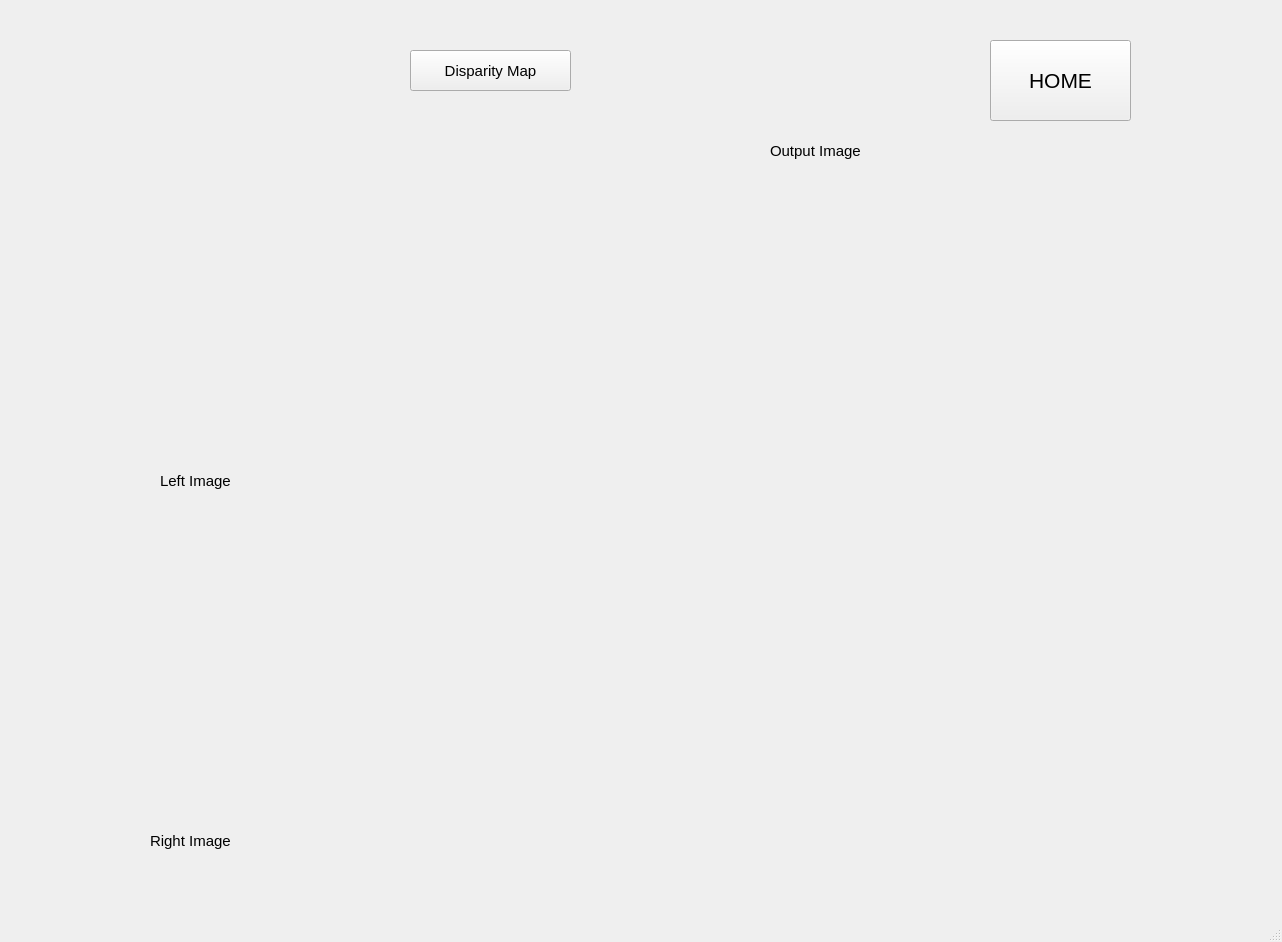
<?xml version="1.0" encoding="UTF-8"?>
<ui version="4.0">
 <class>MainWindow</class>
 <widget class="QMainWindow" name="MainWindow">
  <property name="geometry">
   <rect>
    <x>0</x>
    <y>0</y>
    <width>1282</width>
    <height>942</height>
   </rect>
  </property>
  <property name="windowTitle">
   <string>MainWindow</string>
  </property>
  <widget class="QWidget" name="centralwidget">
   <widget class="QStackedWidget" name="stackedWidget">
    <property name="geometry">
     <rect>
      <x>-40</x>
      <y>-10</y>
      <width>1311</width>
      <height>901</height>
     </rect>
    </property>
    <property name="font">
     <font>
      <pointsize>11</pointsize>
     </font>
    </property>
    <property name="currentIndex">
     <number>1</number>
    </property>
    <widget class="QWidget" name="page">
     <widget class="QLabel" name="label_4">
      <property name="geometry">
       <rect>
        <x>460</x>
        <y>100</y>
        <width>401</width>
        <height>81</height>
       </rect>
      </property>
      <property name="font">
       <font>
        <pointsize>17</pointsize>
       </font>
      </property>
      <property name="text">
       <string>(Computer Vision and Deep Learning)</string>
      </property>
     </widget>
     <widget class="QPushButton" name="pushButton_image_2">
      <property name="geometry">
       <rect>
        <x>400</x>
        <y>390</y>
        <width>171</width>
        <height>71</height>
       </rect>
      </property>
      <property name="text">
       <string>2. Augmented Reality</string>
      </property>
     </widget>
     <widget class="QLabel" name="label_5">
      <property name="geometry">
       <rect>
        <x>500</x>
        <y>250</y>
        <width>81</width>
        <height>41</height>
       </rect>
      </property>
      <property name="font">
       <font>
        <pointsize>15</pointsize>
       </font>
      </property>
      <property name="text">
       <string>張軍斌</string>
      </property>
     </widget>
     <widget class="QLabel" name="label_6">
      <property name="geometry">
       <rect>
        <x>610</x>
        <y>250</y>
        <width>81</width>
        <height>41</height>
       </rect>
      </property>
      <property name="font">
       <font>
        <pointsize>15</pointsize>
       </font>
      </property>
      <property name="text">
       <string>資工所</string>
      </property>
     </widget>
     <widget class="QPushButton" name="pushButton_image_5">
      <property name="geometry">
       <rect>
        <x>970</x>
        <y>390</y>
        <width>171</width>
        <height>71</height>
       </rect>
      </property>
      <property name="text">
       <string>5.</string>
      </property>
     </widget>
     <widget class="QPushButton" name="pushButton_image_1">
      <property name="geometry">
       <rect>
        <x>210</x>
        <y>390</y>
        <width>171</width>
        <height>71</height>
       </rect>
      </property>
      <property name="text">
       <string>1. Camera Calibration</string>
      </property>
     </widget>
     <widget class="QLabel" name="label">
      <property name="geometry">
       <rect>
        <x>590</x>
        <y>170</y>
        <width>141</width>
        <height>51</height>
       </rect>
      </property>
      <property name="font">
       <font>
        <pointsize>18</pointsize>
       </font>
      </property>
      <property name="text">
       <string>Homework 1
</string>
      </property>
     </widget>
     <widget class="QLabel" name="label_2">
      <property name="geometry">
       <rect>
        <x>710</x>
        <y>250</y>
        <width>111</width>
        <height>41</height>
       </rect>
      </property>
      <property name="font">
       <font>
        <pointsize>15</pointsize>
       </font>
      </property>
      <property name="text">
       <string>P78083025</string>
      </property>
     </widget>
     <widget class="QPushButton" name="pushButton_image_3">
      <property name="geometry">
       <rect>
        <x>590</x>
        <y>390</y>
        <width>171</width>
        <height>71</height>
       </rect>
      </property>
      <property name="text">
       <string>3. Stereo Disparity Map</string>
      </property>
     </widget>
     <widget class="QPushButton" name="pushButton_image_4">
      <property name="geometry">
       <rect>
        <x>780</x>
        <y>390</y>
        <width>171</width>
        <height>71</height>
       </rect>
      </property>
      <property name="text">
       <string>4. SIFT</string>
      </property>
     </widget>
     <widget class="QLabel" name="label_3">
      <property name="geometry">
       <rect>
        <x>500</x>
        <y>20</y>
        <width>321</width>
        <height>151</height>
       </rect>
      </property>
      <property name="font">
       <font>
        <pointsize>26</pointsize>
       </font>
      </property>
      <property name="text">
       <string>電腦視覺與深度學習
</string>
      </property>
     </widget>
    </widget>
    <widget class="QWidget" name="page_3">
     <widget class="QPushButton" name="pushButton_image_12">
      <property name="geometry">
       <rect>
        <x>450</x>
        <y>60</y>
        <width>161</width>
        <height>41</height>
       </rect>
      </property>
      <property name="text">
       <string>Disparity Map</string>
      </property>
     </widget>
     <widget class="QPushButton" name="pushButton_image_13">
      <property name="geometry">
       <rect>
        <x>1030</x>
        <y>50</y>
        <width>141</width>
        <height>81</height>
       </rect>
      </property>
      <property name="font">
       <font>
        <pointsize>16</pointsize>
       </font>
      </property>
      <property name="text">
       <string>HOME</string>
      </property>
     </widget>
     <widget class="QLabel" name="label_inputimage_4">
      <property name="geometry">
       <rect>
        <x>450</x>
        <y>190</y>
        <width>800</width>
        <height>700</height>
       </rect>
      </property>
      <property name="font">
       <font>
        <family>Times New Roman</family>
        <pointsize>12</pointsize>
        <weight>75</weight>
        <bold>true</bold>
       </font>
      </property>
      <property name="autoFillBackground">
       <bool>true</bool>
      </property>
      <property name="frameShadow">
       <enum>QFrame::Plain</enum>
      </property>
      <property name="text">
       <string/>
      </property>
     </widget>
     <widget class="QLabel" name="label_inputimage_8">
      <property name="geometry">
       <rect>
        <x>120</x>
        <y>170</y>
        <width>255</width>
        <height>300</height>
       </rect>
      </property>
      <property name="font">
       <font>
        <family>Times New Roman</family>
        <pointsize>12</pointsize>
        <weight>75</weight>
        <bold>true</bold>
       </font>
      </property>
      <property name="autoFillBackground">
       <bool>true</bool>
      </property>
      <property name="frameShadow">
       <enum>QFrame::Plain</enum>
      </property>
      <property name="text">
       <string/>
      </property>
     </widget>
     <widget class="QLabel" name="label_inputimage_9">
      <property name="geometry">
       <rect>
        <x>120</x>
        <y>520</y>
        <width>255</width>
        <height>300</height>
       </rect>
      </property>
      <property name="font">
       <font>
        <family>Times New Roman</family>
        <pointsize>12</pointsize>
        <weight>75</weight>
        <bold>true</bold>
       </font>
      </property>
      <property name="autoFillBackground">
       <bool>true</bool>
      </property>
      <property name="frameShadow">
       <enum>QFrame::Plain</enum>
      </property>
      <property name="text">
       <string/>
      </property>
     </widget>
     <widget class="QLabel" name="label_input_6">
      <property name="enabled">
       <bool>true</bool>
      </property>
      <property name="geometry">
       <rect>
        <x>200</x>
        <y>470</y>
        <width>101</width>
        <height>41</height>
       </rect>
      </property>
      <property name="layoutDirection">
       <enum>Qt::RightToLeft</enum>
      </property>
      <property name="autoFillBackground">
       <bool>false</bool>
      </property>
      <property name="locale">
       <locale language="Chinese" country="China"/>
      </property>
      <property name="text">
       <string>Left Image</string>
      </property>
      <property name="textFormat">
       <enum>Qt::AutoText</enum>
      </property>
      <property name="scaledContents">
       <bool>false</bool>
      </property>
      <property name="wordWrap">
       <bool>false</bool>
      </property>
     </widget>
     <widget class="QLabel" name="label_input_7">
      <property name="enabled">
       <bool>true</bool>
      </property>
      <property name="geometry">
       <rect>
        <x>190</x>
        <y>830</y>
        <width>101</width>
        <height>41</height>
       </rect>
      </property>
      <property name="layoutDirection">
       <enum>Qt::RightToLeft</enum>
      </property>
      <property name="autoFillBackground">
       <bool>false</bool>
      </property>
      <property name="locale">
       <locale language="Chinese" country="China"/>
      </property>
      <property name="text">
       <string>Right Image</string>
      </property>
      <property name="textFormat">
       <enum>Qt::AutoText</enum>
      </property>
      <property name="scaledContents">
       <bool>false</bool>
      </property>
      <property name="wordWrap">
       <bool>false</bool>
      </property>
     </widget>
     <widget class="QLabel" name="label_input_9">
      <property name="enabled">
       <bool>true</bool>
      </property>
      <property name="geometry">
       <rect>
        <x>810</x>
        <y>140</y>
        <width>101</width>
        <height>41</height>
       </rect>
      </property>
      <property name="layoutDirection">
       <enum>Qt::RightToLeft</enum>
      </property>
      <property name="autoFillBackground">
       <bool>false</bool>
      </property>
      <property name="locale">
       <locale language="Chinese" country="China"/>
      </property>
      <property name="text">
       <string>Output Image</string>
      </property>
      <property name="textFormat">
       <enum>Qt::AutoText</enum>
      </property>
      <property name="scaledContents">
       <bool>false</bool>
      </property>
      <property name="wordWrap">
       <bool>false</bool>
      </property>
     </widget>
    </widget>
    <widget class="QWidget" name="page_4">
     <widget class="QPushButton" name="pushButton_image_14">
      <property name="geometry">
       <rect>
        <x>440</x>
        <y>50</y>
        <width>161</width>
        <height>41</height>
       </rect>
      </property>
      <property name="text">
       <string>4.1 Keypoints</string>
      </property>
     </widget>
     <widget class="QPushButton" name="pushButton_image_16">
      <property name="geometry">
       <rect>
        <x>1020</x>
        <y>40</y>
        <width>141</width>
        <height>81</height>
       </rect>
      </property>
      <property name="font">
       <font>
        <pointsize>16</pointsize>
       </font>
      </property>
      <property name="text">
       <string>HOME</string>
      </property>
     </widget>
     <widget class="QLabel" name="label_inputimage_5">
      <property name="geometry">
       <rect>
        <x>90</x>
        <y>90</y>
        <width>300</width>
        <height>400</height>
       </rect>
      </property>
      <property name="font">
       <font>
        <family>Times New Roman</family>
        <pointsize>12</pointsize>
        <weight>75</weight>
        <bold>true</bold>
       </font>
      </property>
      <property name="autoFillBackground">
       <bool>true</bool>
      </property>
      <property name="frameShadow">
       <enum>QFrame::Plain</enum>
      </property>
      <property name="text">
       <string/>
      </property>
     </widget>
     <widget class="QPushButton" name="pushButton_image_15">
      <property name="geometry">
       <rect>
        <x>650</x>
        <y>50</y>
        <width>161</width>
        <height>41</height>
       </rect>
      </property>
      <property name="text">
       <string>4.2 Matched Keypoints</string>
      </property>
     </widget>
     <widget class="QLabel" name="label_inputimage_6">
      <property name="geometry">
       <rect>
        <x>90</x>
        <y>500</y>
        <width>300</width>
        <height>400</height>
       </rect>
      </property>
      <property name="font">
       <font>
        <family>Times New Roman</family>
        <pointsize>12</pointsize>
        <weight>75</weight>
        <bold>true</bold>
       </font>
      </property>
      <property name="autoFillBackground">
       <bool>true</bool>
      </property>
      <property name="frameShadow">
       <enum>QFrame::Plain</enum>
      </property>
      <property name="text">
       <string/>
      </property>
     </widget>
     <widget class="QLabel" name="label_inputimage_7">
      <property name="geometry">
       <rect>
        <x>410</x>
        <y>200</y>
        <width>900</width>
        <height>700</height>
       </rect>
      </property>
      <property name="font">
       <font>
        <family>Times New Roman</family>
        <pointsize>12</pointsize>
        <weight>75</weight>
        <bold>true</bold>
       </font>
      </property>
      <property name="autoFillBackground">
       <bool>true</bool>
      </property>
      <property name="frameShadow">
       <enum>QFrame::Plain</enum>
      </property>
      <property name="text">
       <string/>
      </property>
     </widget>
     <widget class="QLabel" name="label_input_10">
      <property name="enabled">
       <bool>true</bool>
      </property>
      <property name="geometry">
       <rect>
        <x>800</x>
        <y>150</y>
        <width>101</width>
        <height>41</height>
       </rect>
      </property>
      <property name="layoutDirection">
       <enum>Qt::RightToLeft</enum>
      </property>
      <property name="autoFillBackground">
       <bool>false</bool>
      </property>
      <property name="locale">
       <locale language="Chinese" country="China"/>
      </property>
      <property name="text">
       <string>Output Image</string>
      </property>
      <property name="textFormat">
       <enum>Qt::AutoText</enum>
      </property>
      <property name="scaledContents">
       <bool>false</bool>
      </property>
      <property name="wordWrap">
       <bool>false</bool>
      </property>
     </widget>
    </widget>
    <widget class="QWidget" name="page_5"/>
    <widget class="QWidget" name="page_2">
     <widget class="QPushButton" name="pushButton_image_10">
      <property name="geometry">
       <rect>
        <x>1060</x>
        <y>80</y>
        <width>141</width>
        <height>81</height>
       </rect>
      </property>
      <property name="font">
       <font>
        <pointsize>16</pointsize>
       </font>
      </property>
      <property name="text">
       <string>HOME</string>
      </property>
     </widget>
     <widget class="QPushButton" name="pushButton_image_11">
      <property name="geometry">
       <rect>
        <x>480</x>
        <y>90</y>
        <width>161</width>
        <height>41</height>
       </rect>
      </property>
      <property name="text">
       <string>Augmented_Reality</string>
      </property>
     </widget>
     <widget class="QLabel" name="label_inputimage_3">
      <property name="geometry">
       <rect>
        <x>220</x>
        <y>190</y>
        <width>800</width>
        <height>700</height>
       </rect>
      </property>
      <property name="font">
       <font>
        <family>Times New Roman</family>
        <pointsize>12</pointsize>
        <weight>75</weight>
        <bold>true</bold>
       </font>
      </property>
      <property name="autoFillBackground">
       <bool>true</bool>
      </property>
      <property name="frameShadow">
       <enum>QFrame::Plain</enum>
      </property>
      <property name="text">
       <string/>
      </property>
     </widget>
     <widget class="QLabel" name="label_input_8">
      <property name="enabled">
       <bool>true</bool>
      </property>
      <property name="geometry">
       <rect>
        <x>590</x>
        <y>140</y>
        <width>101</width>
        <height>41</height>
       </rect>
      </property>
      <property name="layoutDirection">
       <enum>Qt::RightToLeft</enum>
      </property>
      <property name="autoFillBackground">
       <bool>false</bool>
      </property>
      <property name="locale">
       <locale language="Chinese" country="China"/>
      </property>
      <property name="text">
       <string>Output Image</string>
      </property>
      <property name="textFormat">
       <enum>Qt::AutoText</enum>
      </property>
      <property name="scaledContents">
       <bool>false</bool>
      </property>
      <property name="wordWrap">
       <bool>false</bool>
      </property>
     </widget>
    </widget>
    <widget class="QWidget" name="page_1">
     <widget class="QPushButton" name="pushButton_image_6">
      <property name="geometry">
       <rect>
        <x>190</x>
        <y>30</y>
        <width>131</width>
        <height>41</height>
       </rect>
      </property>
      <property name="text">
       <string>1.1 Find Corners</string>
      </property>
     </widget>
     <widget class="QLabel" name="label_input_1">
      <property name="enabled">
       <bool>true</bool>
      </property>
      <property name="geometry">
       <rect>
        <x>90</x>
        <y>90</y>
        <width>101</width>
        <height>41</height>
       </rect>
      </property>
      <property name="layoutDirection">
       <enum>Qt::RightToLeft</enum>
      </property>
      <property name="autoFillBackground">
       <bool>false</bool>
      </property>
      <property name="locale">
       <locale language="Chinese" country="China"/>
      </property>
      <property name="text">
       <string>Select Image</string>
      </property>
      <property name="textFormat">
       <enum>Qt::AutoText</enum>
      </property>
      <property name="scaledContents">
       <bool>false</bool>
      </property>
      <property name="wordWrap">
       <bool>false</bool>
      </property>
     </widget>
     <widget class="QLabel" name="label_inputimage">
      <property name="geometry">
       <rect>
        <x>70</x>
        <y>180</y>
        <width>400</width>
        <height>300</height>
       </rect>
      </property>
      <property name="font">
       <font>
        <family>Times New Roman</family>
        <pointsize>12</pointsize>
        <weight>75</weight>
        <bold>true</bold>
       </font>
      </property>
      <property name="autoFillBackground">
       <bool>true</bool>
      </property>
      <property name="frameShadow">
       <enum>QFrame::Plain</enum>
      </property>
      <property name="text">
       <string/>
      </property>
     </widget>
     <widget class="QPushButton" name="pushButton_image_7">
      <property name="geometry">
       <rect>
        <x>340</x>
        <y>30</y>
        <width>131</width>
        <height>41</height>
       </rect>
      </property>
      <property name="text">
       <string>1.2 Find Intrinsic</string>
      </property>
     </widget>
     <widget class="QComboBox" name="comboBox">
      <property name="geometry">
       <rect>
        <x>190</x>
        <y>90</y>
        <width>131</width>
        <height>41</height>
       </rect>
      </property>
      <property name="sizeIncrement">
       <size>
        <width>0</width>
        <height>14</height>
       </size>
      </property>
      <property name="editable">
       <bool>true</bool>
      </property>
      <property name="currentText">
       <string/>
      </property>
      <property name="currentIndex">
       <number>-1</number>
      </property>
      <property name="maxVisibleItems">
       <number>15</number>
      </property>
      <property name="minimumContentsLength">
       <number>5</number>
      </property>
      <property name="duplicatesEnabled">
       <bool>true</bool>
      </property>
     </widget>
     <widget class="QLabel" name="label_input_2">
      <property name="enabled">
       <bool>true</bool>
      </property>
      <property name="geometry">
       <rect>
        <x>190</x>
        <y>490</y>
        <width>131</width>
        <height>41</height>
       </rect>
      </property>
      <property name="layoutDirection">
       <enum>Qt::RightToLeft</enum>
      </property>
      <property name="autoFillBackground">
       <bool>false</bool>
      </property>
      <property name="locale">
       <locale language="Chinese" country="China"/>
      </property>
      <property name="text">
       <string>Output Parameter</string>
      </property>
      <property name="textFormat">
       <enum>Qt::AutoText</enum>
      </property>
      <property name="scaledContents">
       <bool>false</bool>
      </property>
      <property name="wordWrap">
       <bool>false</bool>
      </property>
     </widget>
     <widget class="QLabel" name="label_input_3">
      <property name="enabled">
       <bool>true</bool>
      </property>
      <property name="geometry">
       <rect>
        <x>800</x>
        <y>140</y>
        <width>101</width>
        <height>41</height>
       </rect>
      </property>
      <property name="layoutDirection">
       <enum>Qt::RightToLeft</enum>
      </property>
      <property name="autoFillBackground">
       <bool>false</bool>
      </property>
      <property name="locale">
       <locale language="Chinese" country="China"/>
      </property>
      <property name="text">
       <string>Output Image</string>
      </property>
      <property name="textFormat">
       <enum>Qt::AutoText</enum>
      </property>
      <property name="scaledContents">
       <bool>false</bool>
      </property>
      <property name="wordWrap">
       <bool>false</bool>
      </property>
     </widget>
     <widget class="QLabel" name="label_input_4">
      <property name="enabled">
       <bool>true</bool>
      </property>
      <property name="geometry">
       <rect>
        <x>60</x>
        <y>30</y>
        <width>131</width>
        <height>41</height>
       </rect>
      </property>
      <property name="font">
       <font>
        <pointsize>14</pointsize>
       </font>
      </property>
      <property name="layoutDirection">
       <enum>Qt::RightToLeft</enum>
      </property>
      <property name="autoFillBackground">
       <bool>false</bool>
      </property>
      <property name="locale">
       <locale language="Chinese" country="China"/>
      </property>
      <property name="text">
       <string>1. Calibration</string>
      </property>
      <property name="textFormat">
       <enum>Qt::AutoText</enum>
      </property>
      <property name="scaledContents">
       <bool>false</bool>
      </property>
      <property name="wordWrap">
       <bool>false</bool>
      </property>
     </widget>
     <widget class="QPushButton" name="pushButton_image_9">
      <property name="geometry">
       <rect>
        <x>640</x>
        <y>30</y>
        <width>131</width>
        <height>41</height>
       </rect>
      </property>
      <property name="text">
       <string>1.4 Find Distortion</string>
      </property>
     </widget>
     <widget class="QTextBrowser" name="textBrowser_image_1">
      <property name="geometry">
       <rect>
        <x>60</x>
        <y>530</y>
        <width>411</width>
        <height>191</height>
       </rect>
      </property>
     </widget>
     <widget class="QPushButton" name="pushButton_image_8">
      <property name="geometry">
       <rect>
        <x>490</x>
        <y>30</y>
        <width>131</width>
        <height>41</height>
       </rect>
      </property>
      <property name="text">
       <string>1.3 Find Extrinsic</string>
      </property>
     </widget>
     <widget class="QTextBrowser" name="textBrowser_image">
      <property name="geometry">
       <rect>
        <x>340</x>
        <y>90</y>
        <width>521</width>
        <height>41</height>
       </rect>
      </property>
     </widget>
     <widget class="QLabel" name="label_inputimage_2">
      <property name="geometry">
       <rect>
        <x>500</x>
        <y>180</y>
        <width>800</width>
        <height>700</height>
       </rect>
      </property>
      <property name="font">
       <font>
        <family>Times New Roman</family>
        <pointsize>12</pointsize>
        <weight>75</weight>
        <bold>true</bold>
       </font>
      </property>
      <property name="autoFillBackground">
       <bool>true</bool>
      </property>
      <property name="frameShadow">
       <enum>QFrame::Plain</enum>
      </property>
      <property name="text">
       <string/>
      </property>
     </widget>
     <widget class="QLabel" name="label_input_5">
      <property name="enabled">
       <bool>true</bool>
      </property>
      <property name="geometry">
       <rect>
        <x>220</x>
        <y>140</y>
        <width>91</width>
        <height>41</height>
       </rect>
      </property>
      <property name="layoutDirection">
       <enum>Qt::RightToLeft</enum>
      </property>
      <property name="autoFillBackground">
       <bool>false</bool>
      </property>
      <property name="locale">
       <locale language="Chinese" country="China"/>
      </property>
      <property name="text">
       <string>Input Image</string>
      </property>
      <property name="textFormat">
       <enum>Qt::AutoText</enum>
      </property>
      <property name="scaledContents">
       <bool>false</bool>
      </property>
      <property name="wordWrap">
       <bool>false</bool>
      </property>
     </widget>
     <widget class="QPushButton" name="pushButton_image">
      <property name="geometry">
       <rect>
        <x>1040</x>
        <y>50</y>
        <width>141</width>
        <height>81</height>
       </rect>
      </property>
      <property name="font">
       <font>
        <pointsize>16</pointsize>
       </font>
      </property>
      <property name="text">
       <string>HOME</string>
      </property>
     </widget>
    </widget>
   </widget>
  </widget>
  <widget class="QStatusBar" name="statusbar"/>
  <widget class="QMenuBar" name="menubar">
   <property name="geometry">
    <rect>
     <x>0</x>
     <y>0</y>
     <width>1282</width>
     <height>28</height>
    </rect>
   </property>
  </widget>
 </widget>
 <resources/>
 <connections/>
</ui>
